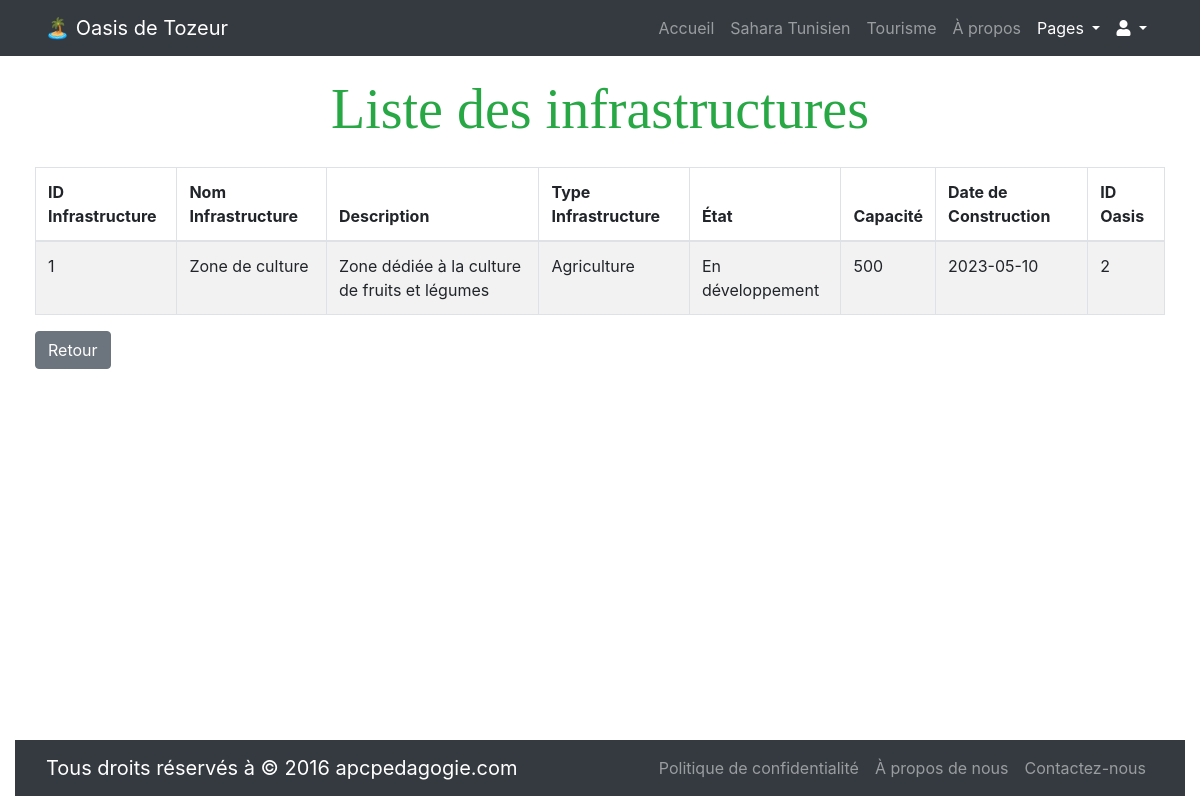
Screenshot of /afficher_Infrastructure.php?id=1 with the database file from the repository.
### tables this page shows
CREATE TABLE `infrastructure` (
  `id_infra` int(11) NOT NULL,
  `nom_infra` varchar(255) DEFAULT NULL,
  `description` text DEFAULT NULL,
  `type_infra` varchar(255) DEFAULT NULL,
  `etat` varchar(255) DEFAULT NULL,
  `capacite` int(11) DEFAULT NULL,
  `date_construction` date DEFAULT NULL,
  `id_oasis` int(11) DEFAULT NULL
);

### afficher_Infrastructure.php (the view)
<?php require_once("partials/navbar.php");?>
<div class="container-fluid">
    <div class="row">
        <div class="col-12 d-flex flex-column justify-content-center">
            <div class="card-fluid">
                <div class="card-body">
                    <div class="custom-container bg-black text-white">
                    <h1 data-aos="fade-up" class="mb-4 display-4 fw-bold text-center text-success" style="font-family: 'Courgette', cursive;">Liste des infrastructures</h1>
                        <div data-aos="fade-up" data-aos-delay="600">
                        <?php
                        require_once('connexion/connexion.php');
                        function getInfrastructure($pdo, $id)
                        {
                            $sql = "SELECT * FROM Infrastructure WHERE id_infra = :id";
                            $stmt = $pdo->prepare($sql);
                            $stmt->bindParam(':id', $id);
                            $stmt->execute();
                            return $stmt->fetch(PDO::FETCH_ASSOC);
                        }
                        if (isset($_GET['id'])) {
                            $id = $_GET['id'];
                            $infra = getInfrastructure($pdo, $id);
                            if ($infra) {
                        ?>
                                <table class="table table-striped table-bordered">
                                    <thead>
                                        <tr>
                                            <th>ID Infrastructure</th>
                                            <th>Nom Infrastructure</th>
                                            <th>Description</th>
                                            <th>Type Infrastructure</th>
                                            <th>État</th>
                                            <th>Capacité</th>
                                            <th>Date de Construction</th>
                                            <th>ID Oasis</th>
                                        </tr>
                                    </thead>
                                    <tbody>
                                        <tr>
                                            <td><?php echo $infra['id_infra']; ?></td>
                                            <td><?php echo $infra['nom_infra']; ?></td>
                                            <td><?php echo $infra['description']; ?></td>
                                            <td><?php echo $infra['type_infra']; ?></td>
                                            <td><?php echo $infra['etat']; ?></td>
                                            <td><?php echo $infra['capacite']; ?></td>
                                            <td><?php echo $infra['date_construction']; ?></td>
                                            <td><?php echo $infra['id_oasis']; ?></td>
                                        </tr>
                                    </tbody>
                                </table>
                                <a href="infrastructures.php" class="btn btn-secondary">Retour</a>
                            <?php
                            } else {
                                echo "Aucune infrastructure trouvée avec cet identifiant.";
                            }
                        } else {
                            echo "Identifiant d'infrastructure non spécifié.";
                        }
                        ?>
                    </div>
                </div>
            </div>
        </div>
    </div>
</div>
<?php require_once("partials/footer.php"); ?>

### os.css (style rules this page uses)
.text-center { text-align: center; }

### rows the page displays
infrastructure: id_infra "1", nom_infra "Zone de culture", description "Zone dédiée à la culture de fruits et légumes", type_infra "Agriculture", etat "En développement", capacite "500", date_construction "2023-05-10", id_oasis "2"
